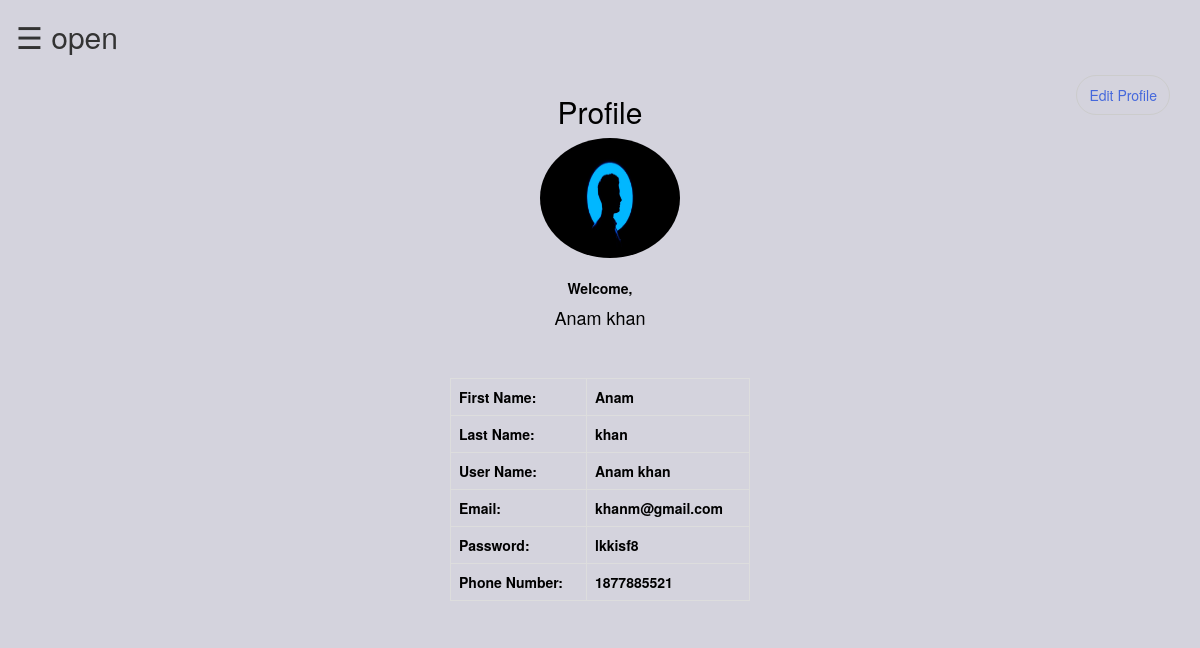
/User/profile.php (signed in), run on the app's committed database.
### tables this page shows
CREATE TABLE `user` (
  `First` varchar(50) NOT NULL,
  `Last` varchar(50) NOT NULL,
  `Username` varchar(50) NOT NULL,
  `Email` varchar(50) NOT NULL,
  `Password` varchar(50) NOT NULL,
  `Contact` varchar(50) NOT NULL,
  `image` varchar(255) NOT NULL
);

### User/profile.php (the view, shortened to what this page needs)
<?php
	include "connection.php";
 ?>
 <!DOCTYPE html>
 <html>
 <head>
	 <link rel="stylesheet" href="https://maxcdn.bootstrapcdn.com/bootstrap/3.3.7/css/bootstrap.min.css">
 </head>
 <section>
<div id="main">
  <span style="font-size:30px;cursor:pointer" onclick="openNav()">&#9776; open</span>
</section>
 <body style="background-color: #D4D3DD; ">
 	<div class="container">
 		<form action="" method="post">
		 <button class="btn btn-default" style="float: right; width: 120x; height: 40px; border-radius: 30px; color:#4568dc; background-color: transparent ;" name="submit1">Edit Profile</button>
 		</form>
 		<div class="wrapper">
 					<?php
 				$q=mysqli_query($db,"SELECT * FROM `user` where Username='$_SESSION[user]' ;");
 			?>
 			<h2 style="text-align: center;">Profile</h2>
 			<?php
 				$row=mysqli_fetch_assoc($q);
				 echo "<div style='text-align: center'>
				 <img class='img-circle profile-img' height=120 width=140 src='image/"; echo $_SESSION['de']; echo "'>";
			 echo "</div>";
 			?>
			 <br>
 			<div style="text-align: center; color: black"> <b>Welcome, </b>
	 			<h4>
	 				<?php echo $_SESSION['user']; ?>
	 			</h4>
				 </div>
				 <br><br>
 			<?php
 				echo "<b>";
 				echo "<table class='table table-bordered'>";
	 				echo "<tr>";
	 					echo "<td>";
	 						echo "<b> First Name: </b>";
	 					echo "</td>";
	 					echo "<td>";
	 						echo $row['First'];
	 					echo "</td>";
	 				echo "</tr>";
	 				echo "<tr>";
	 					echo "<td>";
	 						echo "<b> Last Name: </b>";
	 					echo "</td>";
	 					echo "<td>";
	 						echo $row['Last'];
	 					echo "</td>";
	 				echo "</tr>";
	 				echo "<tr>";
	 					echo "<td>";
	 						echo "<b> User Name: </b>";
	 					echo "</td>";
	 					echo "<td>";
	 						echo $row['Username'];
	 					echo "</td>";
	 				echo "</tr>";
                     echo "<tr>";
	 					echo "<td>";
	 						echo "<b> Email: </b>";
	 					echo "</td>";
	 					echo "<td>";
	 						echo $row['Email'];
	 					echo "</td>";
	 				echo "</tr>";
	 				echo "<tr>";
	 					echo "<td>";
	 						echo "<b> Password: </b>";
	 					echo "</td>";
	 					echo "<td>";
	 						echo $row['Password'];
	 					echo "</td>";
	 				echo "</tr>";
	 				                 echo "<tr>";
	 					echo "<td>";
	 						echo "<b> Phone Number: </b>";
	 					echo "</td>";
	 					echo "<td>";
	 						echo $row['Contact'];
	 					echo "</td>";
	 				echo "</tr>";
 			?>
 		</div>
 	</div>
 </body>
 </html>

### User/profile.php (style rules this page uses)
.wrapper { width: 300px; margin: 0 auto; color: black; }
#main { transition: margin-left .5s; padding: 16px; }
.img-circle { margin-left: 20px; }

### data on the page
user: First "Anam", Last "khan", Username "Anam khan", Email "khanm@gmail.com", Password "lkkisf8", Contact "1877885521"

### other printed values
$_SESSION['user'] "Anam khan"
